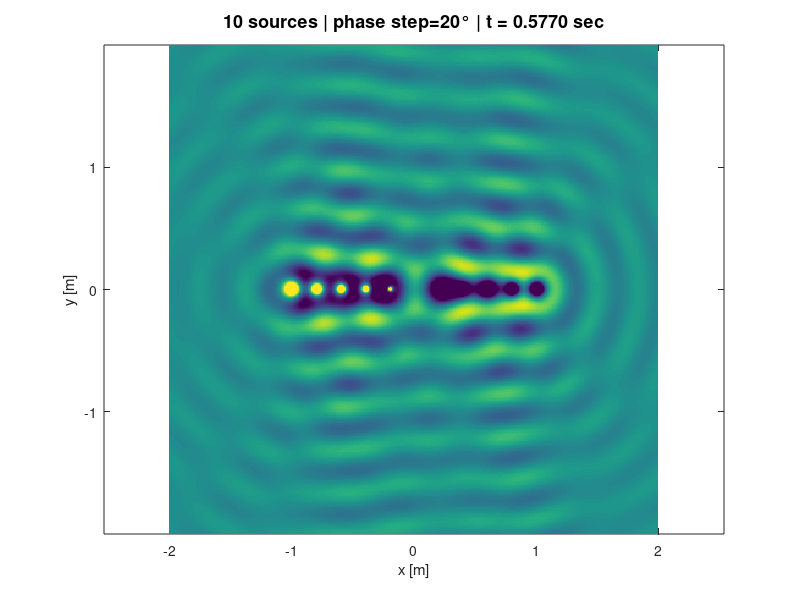
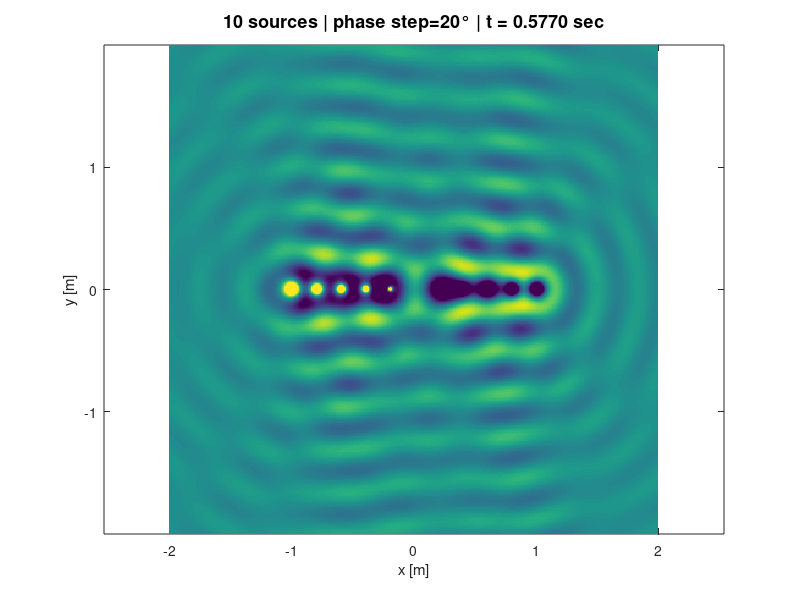
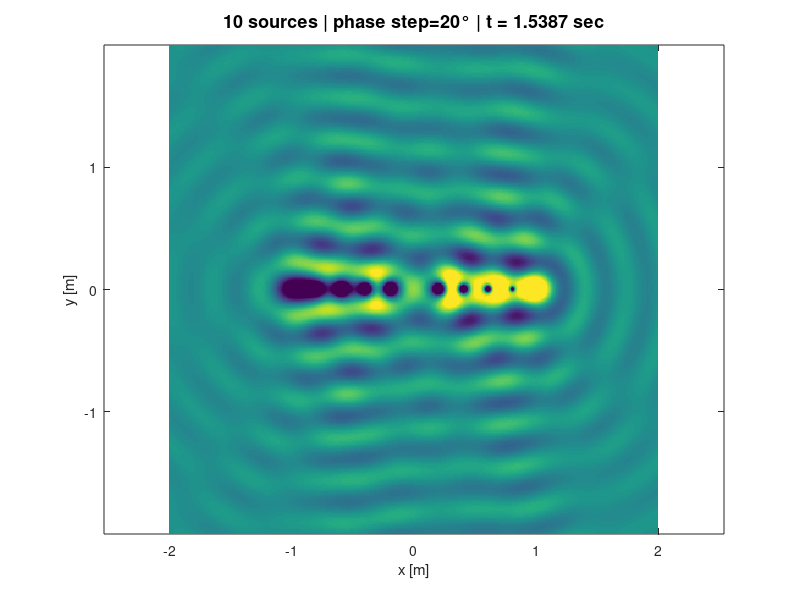
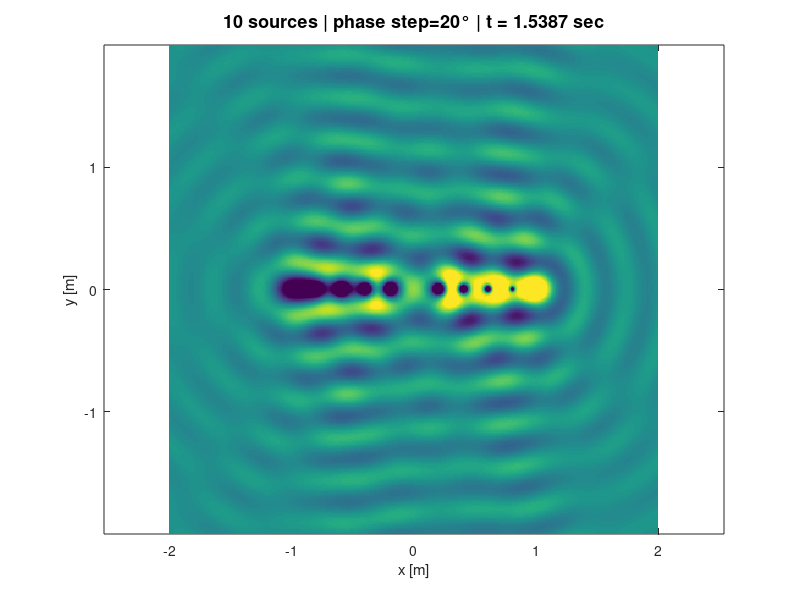

The MATLAB script that drew these images, in order:
close all;
clear;
clc;
v = 343;    % m/s
f = 1000;   % Hz
w = 2*pi*f;
lambda = v/f;
k = 2*pi/lambda;
x = -2:0.01:2;
y = x;
[X,Y] = meshgrid(x,y);
A = 1;
t = linspace(0, pi, 50);
d = 0.2;
x_sources = [-5:-1, 1:5] * d;
delta_phi = 20 * pi/180;  
snapshots = [10, 25, 40];

for a = 1:length(t)
    E = zeros(size(X));
    for n = 1:length(x_sources)
        r = sqrt((X - x_sources(n)).^2 + Y.^2);
        phase_shift = (n-1) * delta_phi;   
        E = E + (A./r).*exp(1i*(k*r - w*t(a) + phase_shift));
    end
    
    pcolor(X, Y, real(E)); shading flat; axis equal;
    caxis([-10 10]);
    title(sprintf('10 sources | phase step=20° | t = %.4f sec', t(a)), 'FontSize', 13);
    xlabel('x [m]'); ylabel('y [m]');
    drawnow;
    
    if ismember(a, snapshots)
        saveas(gcf, sprintf('steered_t%d.fig', a));
        saveas(gcf, sprintf('steered_t%d.png', a));
    end
end
